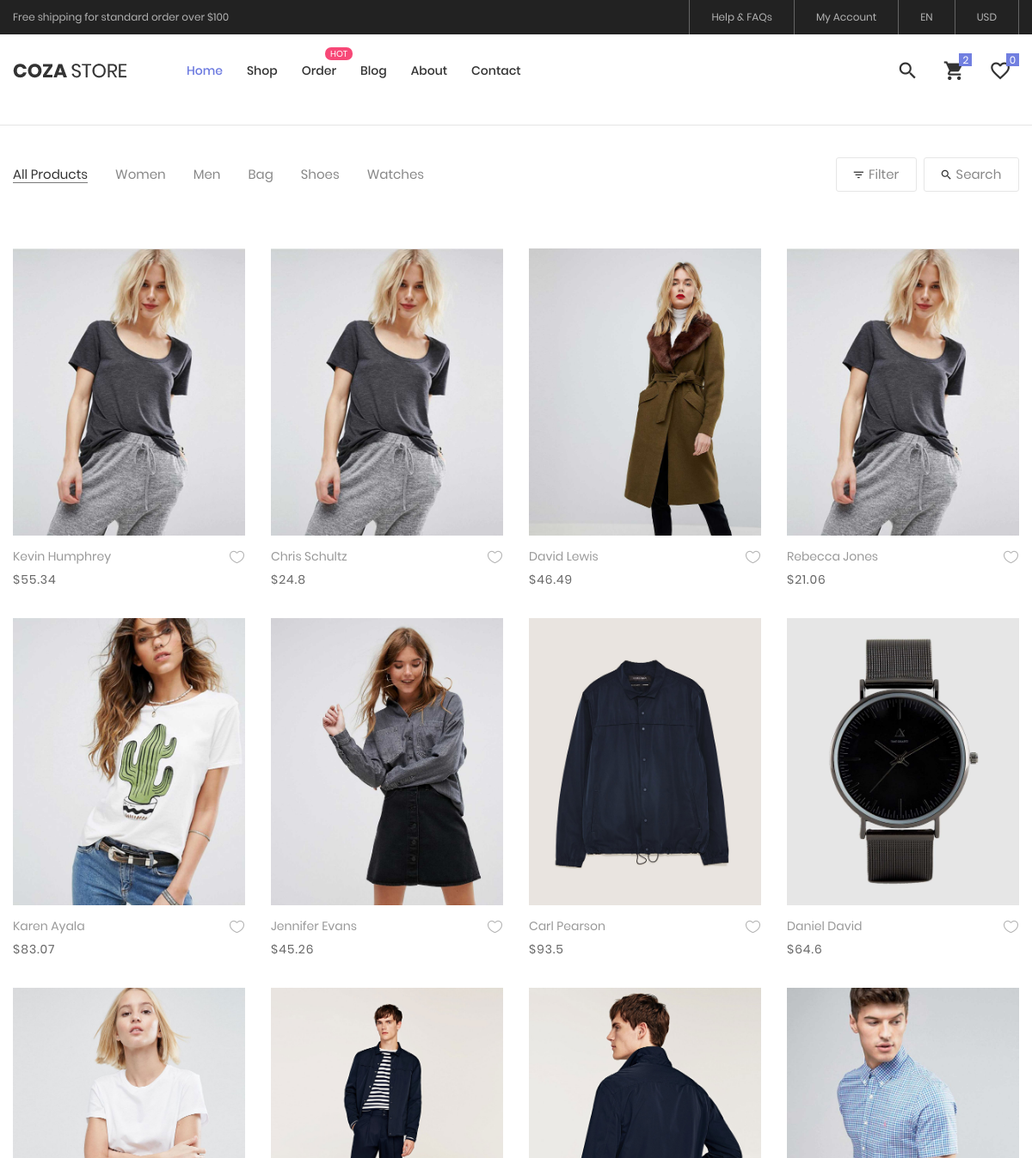
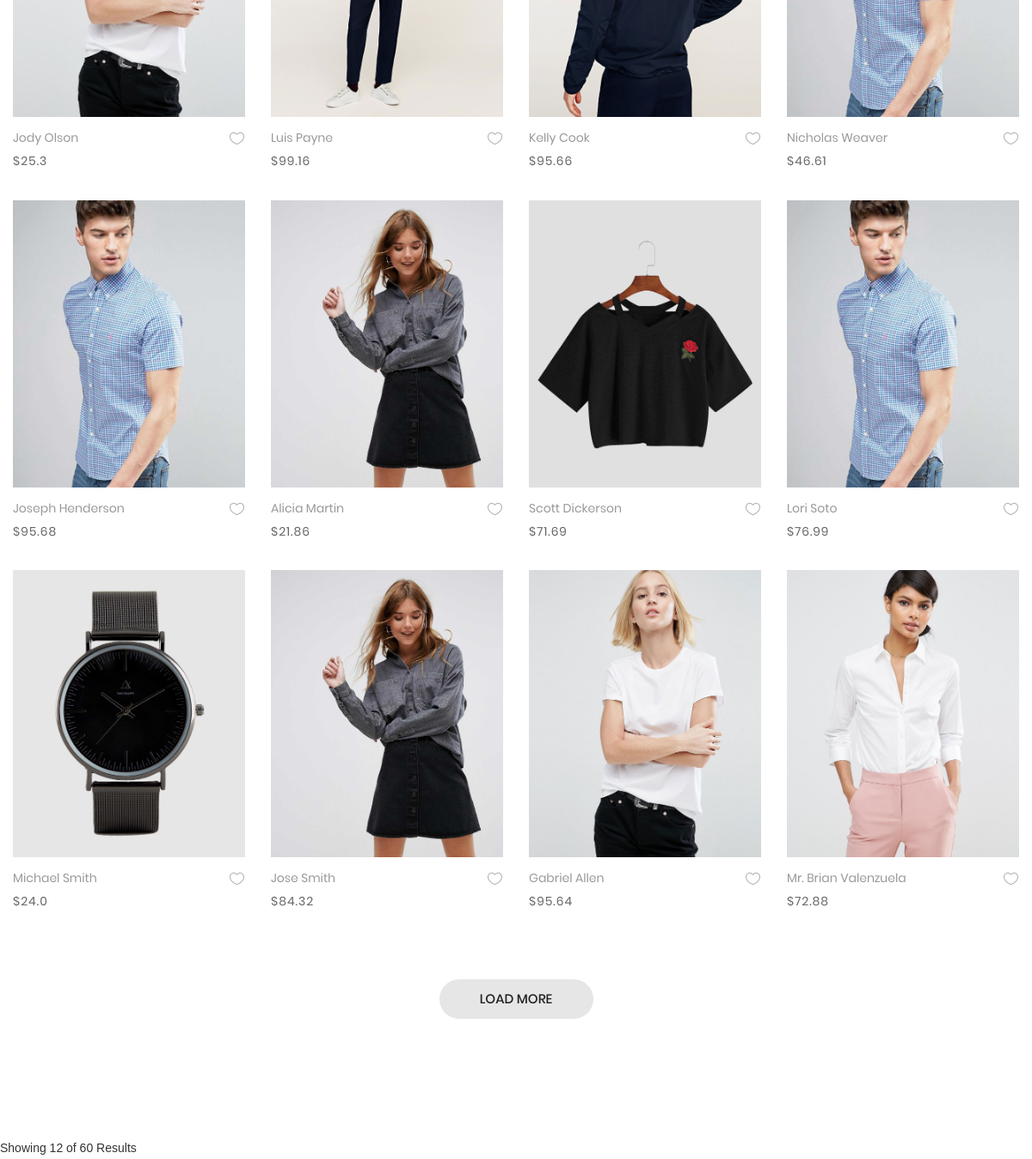
Before: /products/ (upper part) with the older database file (2 pictures, top to bottom).
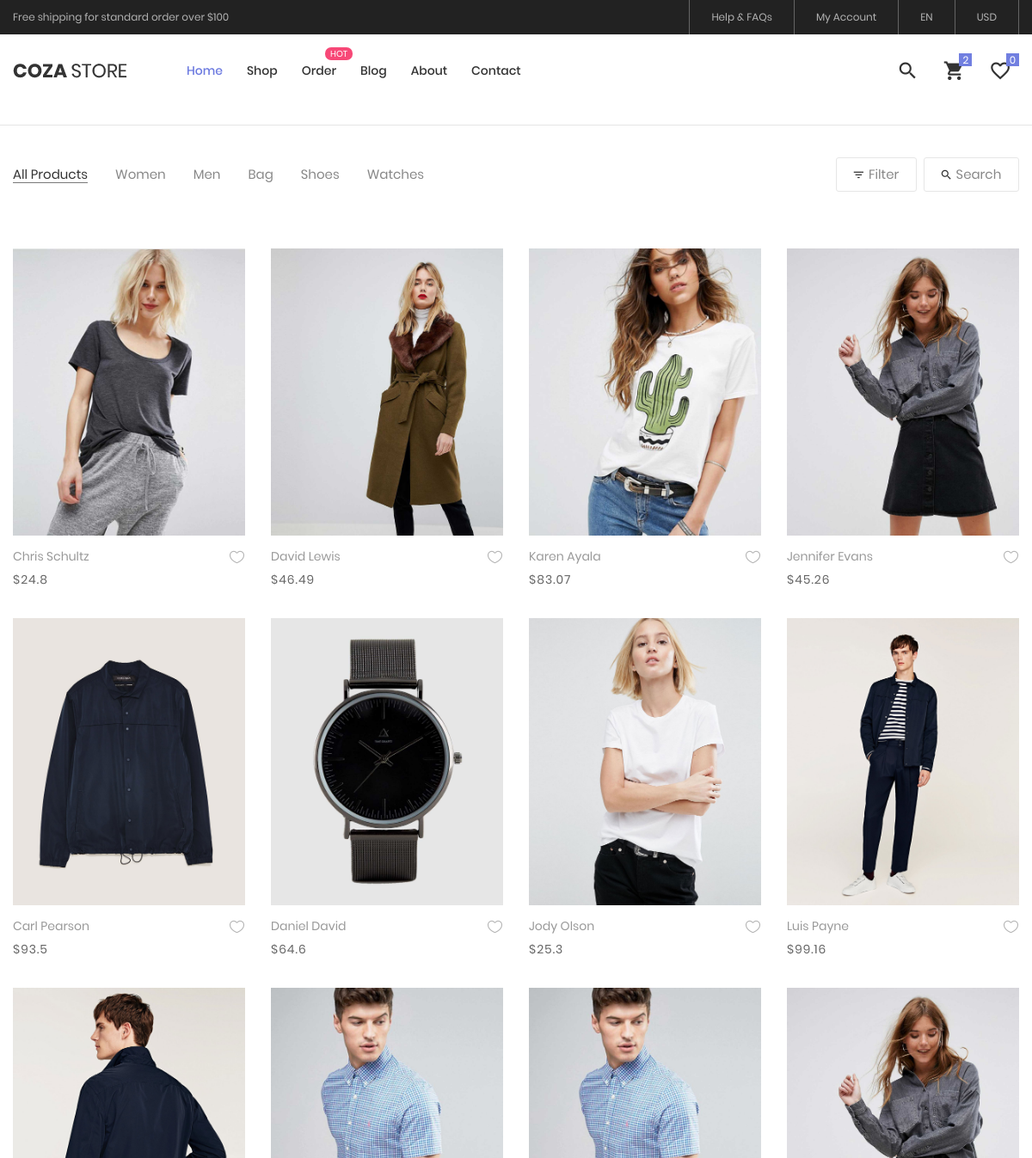
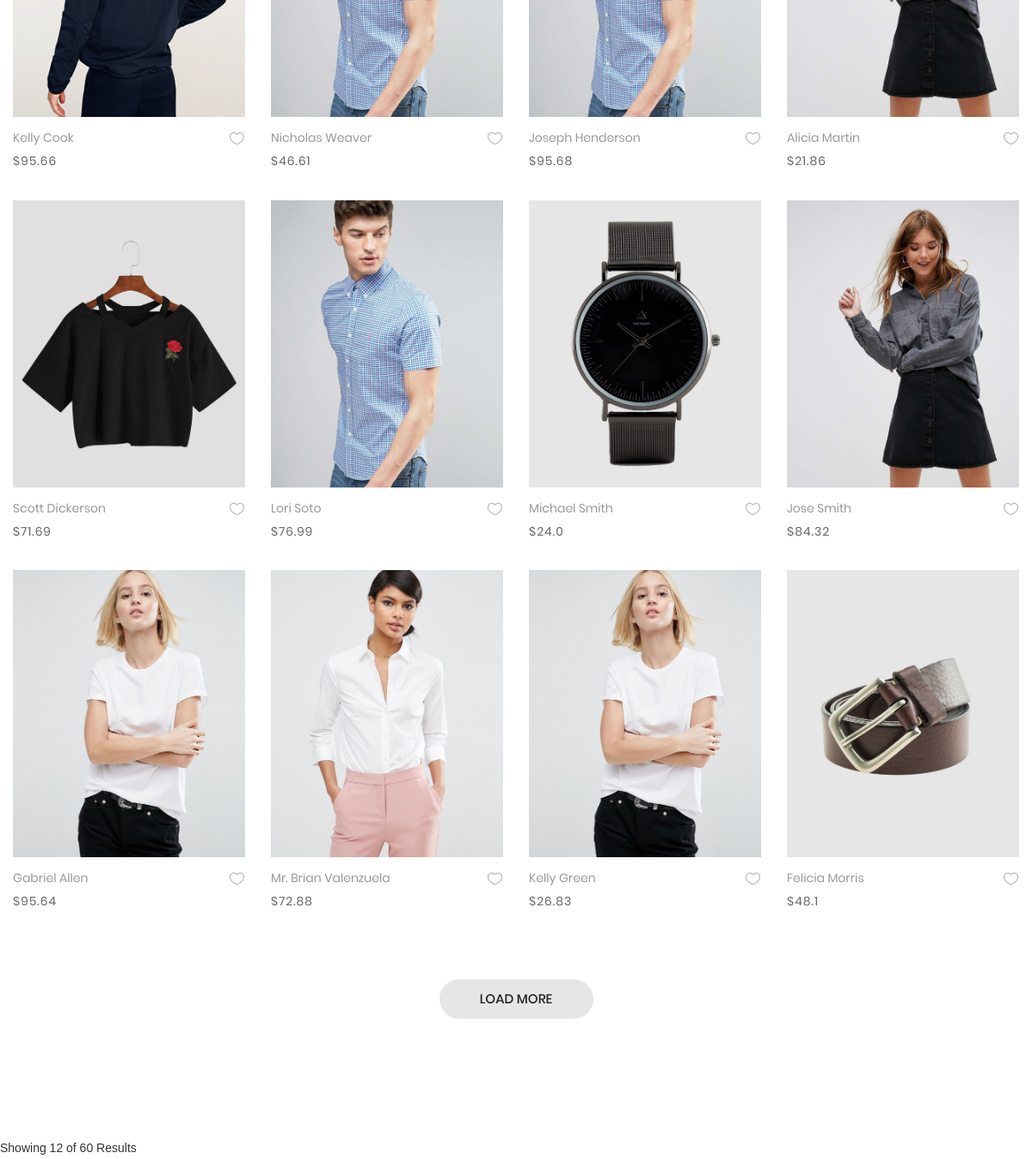
After: the same page with the newer database file (2 pictures, top to bottom).
### products/models.py (models this page shows, shortened)
class Product(models.Model):
    user = models.ForeignKey(User, related_name='product_user',on_delete=models.SET_NULL, null=True, blank=True)
    categore = models.ForeignKey(Categories, on_delete=models.CASCADE, related_name='categore_product')
    name = models.CharField(max_length=100)
    price = models.FloatField(max_length=7)
    subtile = models.TextField(max_length=500)
    size = models.CharField(max_length=100)
    color = models.CharField(max_length=100)
    quantity = models.IntegerField()
    image = models.ImageField(upload_to='img_main_proudct')
    additional_information = models.TextField(max_length=2000)
    sku = models.CharField(max_length=20)
    description = models.TextField(max_length=1000)
    created_at = models.DateTimeField(default=timezone.now)
    slug = models.SlugField(null=True, blank=True)

### products/views.py (the view)
# urls.py: path('', ProductList.as_view()),
class ProductList(ListView):
    model = Product
    template_name = 'product_list.html'  # Specify your template file
    context_object_name = 'data'
    paginate_by = 20  # Number of items per page
    def get_queryset(self):
        search_product = self.request.GET.get('search')
        if search_product:
            return Product.objects.filter(Q(name__icontains=search_product)| Q(price__icontains=search_product))
        else:
            return Product.objects.all().order_by("-created_at")

### products/templates/products/product_list.html (shortened to what this page needs)
{% extends 'base.html' %}
{% load static %}
{% block body %}
	<div class="bg0 m-t-23 p-b-140">
		<div class="container">
			<div class="flex-w flex-sb-m p-b-52">
				<div class="flex-w flex-l-m filter-tope-group m-tb-10">
					<button class="stext-106 cl6 hov1 bor3 trans-04 m-r-32 m-tb-5 how-active1" data-filter="*">
						All Products
					</button>
					<button class="stext-106 cl6 hov1 bor3 trans-04 m-r-32 m-tb-5" data-filter=".women">
						Women
					</button>
					<button class="stext-106 cl6 hov1 bor3 trans-04 m-r-32 m-tb-5" data-filter=".men">
						Men
					</button>
					<button class="stext-106 cl6 hov1 bor3 trans-04 m-r-32 m-tb-5" data-filter=".bag">
						Bag
					</button>
					<button class="stext-106 cl6 hov1 bor3 trans-04 m-r-32 m-tb-5" data-filter=".shoes">
						Shoes
					</button>
					<button class="stext-106 cl6 hov1 bor3 trans-04 m-r-32 m-tb-5" data-filter=".watches">
						Watches
					</button>
				</div>
				<div class="flex-w flex-c-m m-tb-10">
					<div class="flex-c-m stext-106 cl6 size-104 bor4 pointer hov-btn3 trans-04 m-r-8 m-tb-4 js-show-filter">
						<i class="icon-filter cl2 m-r-6 fs-15 trans-04 zmdi zmdi-filter-list"></i>
						 Filter
					</div>
					<div class="flex-c-m stext-106 cl6 size-105 bor4 pointer hov-btn3 trans-04 m-tb-4 js-show-search">
						<i class="icon-search cl2 m-r-6 fs-15 trans-04 zmdi zmdi-search"></i>
						Search
					</div>
				</div>
			</div>
			<div class="row isotope-grid">
			{% for product in data %}
				<div class="col-sm-6 col-md-4 col-lg-3 p-b-35 isotope-item women">
					<div class="block2">
						<div class="block2-pic hov-img0">
							<img src="{{product.image.url}}" alt="IMG-PRODUCT">
						</div>
						<div class="block2-txt flex-w flex-t p-t-14">
							<div class="block2-txt-child1 flex-col-l ">
								<a href="product/{{product.slug}}" class="stext-104 cl4 hov-cl1 trans-04 js-name-b2 p-b-6">
									{{product.name}}
								</a>
								<span class="stext-105 cl3">
									${{product.price}}
								</span>
							</div>
							<div class="block2-txt-child2 flex-r p-t-3">
								<a href="#" class="btn-addwish-b2 dis-block pos-relative js-addwish-b2">
										<img class="icon-heart1 dis-block trans-04" src="{% static 'images/icons/icon-heart-01.png' %}" alt="ICON">
									</a>
							</div>
						</div>
					</div>
				</div>
		   {% endfor %}
			</div>
			<div class="flex-c-m flex-w w-full p-t-45">
				<a href="#" class="flex-c-m stext-101 cl5 size-103 bg2 bor1 hov-btn1 p-lr-15 trans-04">
					Load More
				</a>
			</div>
		</div>
	</div>
		{% if is_paginated %}
			<div class="row">
				<div class="col-lg-12">
					<div class="bottom-paginate">
						<p class="page-info">Showing 12 of 60 Results</p>
					</div>
				</div>
			</div>
		{% endif %}
{% endblock body %}

### templates/base.html (shortened to what this page needs)
{% load static %}
<html lang="en">
<head>
	<link rel="stylesheet" type="text/css" href="{% static 'vendor/bootstrap/css/bootstrap.min.css' %}">
	<link rel="stylesheet" type="text/css" href="{% static 'fonts/font-awesome-4.7.0/css/font-awesome.min.css' %}">
	<link rel="stylesheet" type="text/css" href="{% static 'fonts/iconic/css/material-design-iconic-font.min.css' %}">
	<link rel="stylesheet" type="text/css" href="{% static 'fonts/linearicons-v1.0.0/icon-font.min.css' %}">
	<link rel="stylesheet" type="text/css" href="{% static 'vendor/animate/animate.css' %}">
	<link rel="stylesheet" type="text/css" href="{% static 'vendor/css-hamburgers/hamburgers.min.css' %}">
	<link rel="stylesheet" type="text/css" href="{% static 'vendor/animsition/css/animsition.min.css' %}">
	<link rel="stylesheet" type="text/css" href="{% static 'vendor/select2/select2.min.css' %}">
	<link rel="stylesheet" type="text/css" href="{% static 'vendor/daterangepicker/daterangepicker.css' %}">
	<link rel="stylesheet" type="text/css" href="{% static 'vendor/slick/slick.css' %}">
	<link rel="stylesheet" type="text/css" href="vendor/MagnificPopup/magnific-popup.css' %}">
	<link rel="stylesheet" type="text/css" href="{% static 'vendor/perfect-scrollbar/perfect-scrollbar.css' %}">
	<link rel="stylesheet" type="text/css" href="{% static 'css/util.css' %}">
	<link rel="stylesheet" type="text/css" href="{% static 'css/main.css' %}">
	<link rel="stylesheet" type="text/css" href="{% static 'css/pagination.css' %}">
</head>
<body class="animsition">
	<header>
		<div class="container-menu-desktop">
			<div class="top-bar">
				<div class="content-topbar flex-sb-m h-full container">
					<div class="left-top-bar">
						Free shipping for standard order over $100
					</div>
					<div class="right-top-bar flex-w h-full">
						<a href="#" class="flex-c-m trans-04 p-lr-25">
							Help & FAQs
						</a>
						<a href="#" class="flex-c-m trans-04 p-lr-25">
							My Account
						</a>
						<a href="#" class="flex-c-m trans-04 p-lr-25">
							EN
						</a>
						<a href="#" class="flex-c-m trans-04 p-lr-25">
							USD
						</a>
					</div>
				</div>
			</div>
			<div class="wrap-menu-desktop">
				<nav class="limiter-menu-desktop container">
					<a href="/" class="logo">
						<img src="{% static 'images/icons/logo-01.png' %}" alt="IMG-LOGO">
					</a>
					<div class="menu-desktop">
						<ul class="main-menu">
							<li class="active-menu">
								<a href="/">Home</a>
							</li>
							<li>
								<a href="/products/">Shop</a>
							</li>
							<li class="label1" data-label1="hot">
								<a href="/orders">Order</a>
							</li>
							<li>
								<a href="blog.html">Blog</a>
							</li>
							<li>
								<a href="about.html">About</a>
							</li>
							<li>
								<a href="contact.html">Contact</a>
							</li>
						</ul>
					</div>
					<div class="wrap-icon-header flex-w flex-r-m">
						<div class="icon-header-item cl2 hov-cl1 trans-04 p-l-22 p-r-11 js-show-modal-search">
							<i class="zmdi zmdi-search"></i>
						</div>
						<div class="icon-header-item cl2 hov-cl1 trans-04 p-l-22 p-r-11 icon-header-noti js-show-cart" data-notify="2">
							<i class="zmdi zmdi-shopping-cart"></i>
						</div>
						<a href="#" class="dis-block icon-header-item cl2 hov-cl1 trans-04 p-l-22 p-r-11 icon-header-noti" data-notify="0">
							<i class="zmdi zmdi-favorite-outline"></i>
						</a>
					</div>
				</nav>
			</div>
		</div>
	</header>
<br>
<br>
<br>
<br>
<hr>
{% block body %}
{% endblock body %}
</body>
</html>

### static/css/main.css (style rules this page uses)
.container { max-width: 1380px; }
@media (max-width: 1600px) { .container { max-width: 1200px; } }
.container-menu-desktop { height: auto; width: 100%; position: relative; -webkit-transition: all 0.3s; -o-transition: all 0.3s; -moz-transition: all 0.3s; transition: all 0.3s; }
.top-bar { height: 40px; background-color: #222; }
.left-top-bar { font-family: Poppins-Regular; font-size: 12px; line-height: 1.8; color: #b2b2b2; }
.right-top-bar a { font-family: Poppins-Regular; font-size: 12px; line-height: 1.8; height: 100%; color: #b2b2b2; border-right: 1px solid rgba(255,255,255,0.3); }
.right-top-bar a:first-child { border-left: 1px solid rgba(255,255,255,0.3); }
.wrap-menu-desktop { position: fixed; z-index: 1100; background-color: transparent; width: 100%; height: 84px; top: 40px; left: 0px; -webkit-transition: height 0.3s, background-color 0.3s; -o-transition: height 0.3s, background-color 0.3s; -moz-transition: height 0.3s, background-color 0.3s; transition: height 0.3s, background-color 0.3s; }
.limiter-menu-desktop { height: 100%; display: -webkit-box; display: -webkit-flex; display: -moz-box; display: -ms-flexbox; display: flex; align-items: center; background-color: transparent; }
.logo { display: -webkit-box; display: -webkit-flex; display: -moz-box; display: -ms-flexbox; display: flex; align-items: center; height: 65%; margin-right: 55px; }
.logo img { max-width: 100%; max-height: 100%; }
.menu-desktop { display: -webkit-box; display: -webkit-flex; display: -moz-box; display: -ms-flexbox; display: flex; align-items: center; height: 100%; }
.main-menu { list-style-type: none; margin: 0; display: -webkit-box; display: -webkit-flex; display: -moz-box; display: -ms-flexbox; display: flex; align-items: center; }
.main-menu > li { display: block; position: relative; padding: 20px 10px 20px 0px; margin: 0px 4px 0px 14px; }
.main-menu > li > a { font-family: Poppins-Medium; font-size: 14px; color: #333; padding: 5px 0px; transition: all 0.4s; -webkit-transition: all 0.4s; -o-transition: all 0.4s; -moz-transition: all 0.4s; }
.wrap-icon-header { flex-grow: 1; }
.icon-header-item { position: relative; font-size: 26px; line-height: 1; cursor: pointer; }
.icon-header-noti::after { content: attr(data-notify); font-family: Poppins-Regular; font-size: 12px; color: #fff; line-height: 15px; text-align: center; display: block; position: absolute; top: -7px; right: 0; min-width: 15px; height: 15px; padding: 0 3px; background-color: #717fe0; }
.main-menu > li.active-menu > a { color: #6c7ae0; }
.block2-pic { position: relative; }
.block2-txt-child1 { width: calc(100% - 30px); }
.block2-txt-child2 { width: 30px; }
.cl2 { color: #333; }
.cl3 { color: #666; }
.cl4 { color: #999; }
.cl5 { color: #222; }
.cl6 { color: #888; }
.stext-101 { font-family: Poppins-Medium; font-size: 15px; line-height: 1.466667; text-transform: uppercase; }
.stext-104 { font-family: Poppins-Regular; font-size: 14px; line-height: 1.466667; }
.stext-105 { font-family: Poppins-Regular; font-size: 14px; line-height: 1.466667; letter-spacing: 1px; }
.stext-106 { font-family: Poppins-Regular; font-size: 15px; line-height: 1.2; }
.size-103 { min-width: 179px; height: 46px; }
.size-104 { min-width: 94px; height: 40px; }
.size-105 { min-width: 111px; height: 40px; }
.bg0 { background-color: #fff; }
.bg2 { background-color: #e6e6e6; }
.bor1 { border-radius: 23px; }
.bor3 { border-bottom: 1px solid transparent; }
.bor4 { border: 1px solid #e6e6e6; border-radius: 3px; }
.label1 { position: relative; }
.label1::after { content: attr(data-label1); font-family: Poppins-Regular; font-size: 10px; line-height: 15px; color: #fff; text-transform: uppercase; text-align: center; display: block; position: absolute; top: 3px; right: -9px; height: 15px; min-width: 32px; border-radius: 7px; padding: 0 4px; background-color: #f74877; }
.how-active1 { color: #333; border-color: #797979; }
.hov-img0 { display: block; overflow: hidden; }
.hov-img0 img { width: 100%; -webkit-transition: transform 0.9s ease; -o-transition: transform 0.9s ease; -moz-transition: transform 0.9s ease; transition: transform 0.9s ease; }

### static/css/pagination.css (style rules this page uses)
.page-info { font-size: 14px; color: #333; }

Changed rows visible on the page:
no longer on this page (row edited): Product: image (picture), name "Kevin Humphrey", price "55.34"
no longer on this page (row edited): Product: image (picture), name "Rebecca Jones", price "21.06"
now on this page (row edited): Product: image (picture), name "Kelly Green", price "26.83"
now on this page (row edited): Product: image (picture), name "Felicia Morris", price "48.1"
